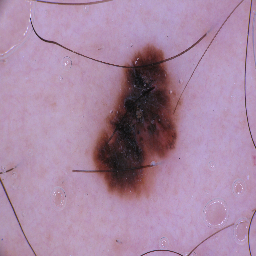
#> input picture output/laplacian/0_original_image.png, 256 x 256 px, given as the content of the folder processed/1_resize/training/images, which was not available
$ python hair_removal.py   (older library calls are emulated)
#> lines starting #> are read from the running program, lines starting #| are printed output that depends on the picture; after the words box and inside, x2 and y2 are one past the last pixel; in counts of white or black regions, pixels touching at a corner belong together; pictures that were not available may be replaced by others from this repository, and a replacement may not be noted
import cv2
import os
import numpy as np
from scipy.signal import wiener
import matplotlib.pyplot as plt
from typing import Union, Tuple, Literal
from pathlib import Path
from tqdm import tqdm

"""
create def(s) that contains of Bothat and Laplacian preprocessing

Bothat:
- convert to grayscale *
- Average image filtering
- Laplacian image filtering *
- Subtract filtered images (average image and laplacian image filtering)
- Bottom hat transform se0
- Bottom hat transform se45
- Bottom hat transform se90
- Add images (se0 + se45 + se90)
- Image adjustment
- Global image thresholding to obtain binary mask
- Image dilation  *
- Red channel hair pixel replacement using interpolation *
- Green channel hair pixel replacement using interpolation *
- Blue channel hair pixel replacement using interpolation *
- Combine 3 of them to produce final image *

Laplacian:
- convert to grayscale *
- Laplacian image filtering *
- Subtract filtered images (grayscale and laplacian image)
- Noise reduction filtering
- Obtain binary mask using log edge detection
- Morphological operations
- Morphological image closing se0
- Morphological image closing se45
- Morphological image closing se90
- Image dilation *
- Red channel hair pixel replacement using interpolation *
- Green channel hair pixel replacement using interpolation *
- Blue channel hair pixel replacement using interpolation *
- Combine 3 of them to produce final image *
"""

def laplacian_hr(input_data: Union[str, np.ndarray], debug: bool = False, save_debug: bool = False) -> Tuple[np.ndarray, np.ndarray]:
    # read an image

#> called with input_data = '_only/0_original_image.png', debug = False, save_debug = False
    if isinstance(input_data, str):
        img = cv2.imread(input_data)
#> img is the input picture: shape (256, 256, 3); mean B, G, R 162.6, 135.5, 167.5
        if img is None:
            raise ValueError(f"Failed to read image from {input_data}")
    else:
        img = input_data

    # Ensure img is numpy array
    if not isinstance(img, np.ndarray):
        raise TypeError(f"Expected numpy array or image path, got {type(img)}")

    # convert read image into grayscale
    gray = cv2.cvtColor(img, cv2.COLOR_BGR2GRAY)
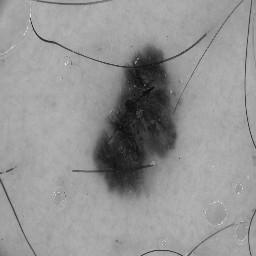
#> gray: shape (256, 256); min 12, max 239, mean 148.1

    # apply read image into laplacian operation
    laplacian = cv2.Laplacian(gray, cv2.CV_64F, ksize=3)
    laplacian_64f = cv2.convertScaleAbs(laplacian)
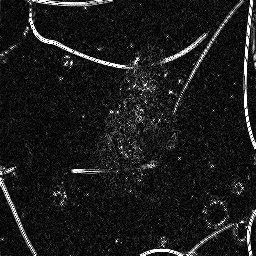
#> laplacian_64f: shape (256, 256); min 0, max 255, mean 27.4

    # subtract gray and laplacian images
    subtracted = cv2.subtract(gray, laplacian_64f)

    # apply wiener filter with 3x3 kernel to reduce subtracted image
    reduced = wiener(subtracted, (3, 3), 0)
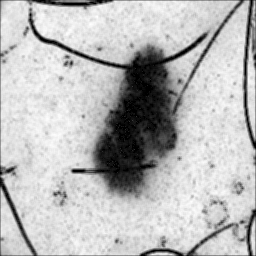
#> reduced: shape (256, 256) float64; 0.01% of the values are NaN or infinite; the others: min -6.81e-14, max 170.6, mean 124.3; drawn with min black, max white, NaN and infinite black
    reduced = np.nan_to_num(reduced)
    reduced = np.clip(reduced, 0, 255)
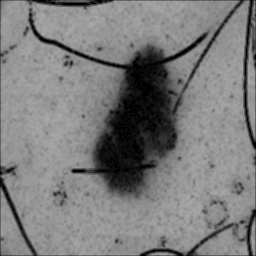
#> reduced: shape (256, 256) float64; min 0, max 170.6, mean 124.3
    reduced = reduced.astype(np.uint8)

    # log binary mask
    blur = cv2.GaussianBlur(reduced, (3, 3), 0)
    log_edges = cv2.Laplacian(blur, cv2.CV_64F)
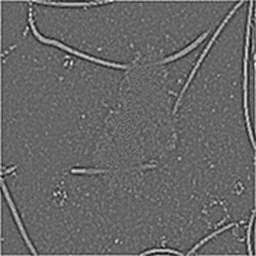
#> log_edges: shape (256, 256) float64; min -45, max 66, mean 0.2; drawn with min black and max white
    log_edges_8u = cv2.convertScaleAbs(log_edges)
    _, binary_mask = cv2.threshold(log_edges_8u, 0, 255, cv2.THRESH_BINARY + cv2.THRESH_OTSU)
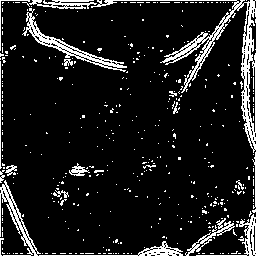
#> binary_mask: shape (256, 256); 10.9% white in thin lines or dots

    # morphological operation (clean) (bridge) & (diag)
    se_rect = cv2.getStructuringElement(cv2.MORPH_RECT, (3, 3))
    se_ellip = cv2.getStructuringElement(cv2.MORPH_ELLIPSE, (3, 3))
    kernel_d = np.ones((3, 3), np.uint8)
    morph1 = cv2.morphologyEx(binary_mask, cv2.MORPH_OPEN, se_ellip) # opening morph
#> morph1: shape (256, 256); 5.3% white in thin lines or dots
    morph2 = cv2.morphologyEx(morph1, cv2.MORPH_CLOSE, se_ellip) # closing morph
#> morph2: shape (256, 256); 6.1% white; 77 white regions (57 under 20 px), largest, box (x1, y1, x2, y2) and area: (26, 13, 124, 68) 705, (241, 0, 256, 77) 466, (240, 78, 256, 150) 346
    morph3 = cv2.dilate(morph2, kernel_d, iterations=1)
#> morph3: shape (256, 256); 11.3% white; 52 white regions (4 under 20 px), largest, box (x1, y1, x2, y2) and area: (239, 0, 256, 151) 1320, (22, 7, 125, 69) 1178, (162, 0, 245, 82) 1145

    # se0 = Horizontal, se45 = diagonal, se90 = vertical
    se0  = cv2.getStructuringElement(cv2.MORPH_RECT,    (17, 1))
    se45 = cv2.getStructuringElement(cv2.MORPH_ELLIPSE, (3, 3))
    se90 = cv2.getStructuringElement(cv2.MORPH_RECT,    (1, 17))

    # apply se0
    img_se0 = cv2.morphologyEx(morph3, cv2.MORPH_CLOSE, se0)
#> img_se0: shape (256, 256); 13.8% white; 35 white regions (3 under 20 px), largest, box (x1, y1, x2, y2) and area: (162, 0, 256, 151) 3356, (138, 208, 256, 256) 1523, (22, 7, 125, 69) 1445
    img_se45 = cv2.morphologyEx(morph3, cv2.MORPH_CLOSE, se45)
#> img_se45: shape (256, 256); 11.6% white; 40 white regions (3 under 20 px), largest, box (x1, y1, x2, y2) and area: (162, 0, 256, 151) 2586, (22, 0, 125, 69) 1349, (138, 219, 235, 256) 823
    img_se90 = cv2.morphologyEx(morph3, cv2.MORPH_CLOSE, se90)
#> img_se90: shape (256, 256); 13% white; 33 white regions (1 under 20 px), largest, box (x1, y1, x2, y2) and area: (239, 0, 256, 167) 1551, (22, 0, 125, 82) 1527, (162, 0, 245, 90) 1399

    # combine all images
    final_mask = cv2.bitwise_or(cv2.bitwise_or(img_se0, img_se45), img_se90)
#> final_mask: shape (256, 256); 15% white; 22 white regions (1 under 20 px), largest, box (x1, y1, x2, y2) and area: (162, 0, 256, 167) 3780, (22, 0, 125, 82) 2255, (138, 200, 256, 256) 1828
    dilated =  cv2.dilate(final_mask, kernel_d, iterations=1)
#> dilated: shape (256, 256); 18.7% white; 22 white regions (1 under 20 px), largest, box (x1, y1, x2, y2) and area: (161, 0, 256, 168) 4446, (21, 0, 126, 83) 2751, (137, 199, 256, 256) 2195

    # inpainting / restoration
    final_img = cv2.inpaint(img, dilated, inpaintRadius=3, flags=cv2.INPAINT_TELEA)
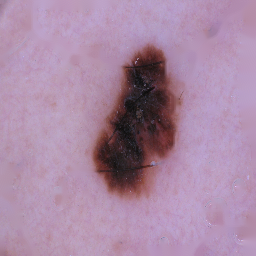
#> final_img: shape (256, 256, 3); mean B, G, R 164.6, 137, 169


    if debug:
        # __debugging__([img, final_img, gray, laplacian_64f, reduced, binary_mask, img_clean, img_bridge, img_se0, img_se45, img_se90, img_dilate])
        img_rgb = cv2.cvtColor(img, cv2.COLOR_BGR2RGB)
        final_rgb = cv2.cvtColor(final_img, cv2.COLOR_BGR2RGB)

        fig, ax = plt.subplots(3, 4, figsize=(20, 10))

        ax[0, 0].imshow(img_rgb)
        ax[0, 0].set_title("original image")
        ax[0, 1].imshow(gray, cmap="gray")
        ax[0, 1].set_title("grayscale")
        ax[0, 2].imshow(laplacian_64f, cmap="gray")
        ax[0, 2].set_title("laplacian")
        ax[0, 3].imshow(subtracted, cmap="gray")
        ax[0, 3].set_title("subtracted")
        ax[1, 0].imshow(reduced, cmap="gray")
        ax[1, 0].set_title("reduced")
        ax[1, 1].imshow(blur, cmap="gray")
        ax[1, 1].set_title("blurred")
        ax[1, 2].imshow(binary_mask, cmap="gray")
        ax[1, 2].set_title("binary")
        ax[1, 3].imshow(morph1, cmap="gray")
        ax[1, 3].set_title("clean")
        ax[2, 0].imshow(morph2, cmap="gray")
        ax[2, 0].set_title("bridge")
        ax[2, 1].imshow(morph3, cmap="gray")
        ax[2, 1].set_title("diag")
        ax[2, 2].imshow(final_mask, cmap="gray")
        ax[2, 2].set_title("final mask")
        ax[2, 3].imshow(final_rgb)
        ax[2, 3].set_title("final image")

        for a in ax.flat:
            a.axis('off')

        plt.tight_layout()
        plt.show()

    if save_debug:
        all_results = [img, final_img, gray, laplacian_64f, subtracted, reduced, blur, binary_mask, morph1, morph2, morph3, img_se0, img_se45, img_se90, final_mask, dilated]
        all_tags = ["original image", "final image", "grayscale", "laplacian 64f", "subtracted", "reduced", "blurred", "binary mask", "morph clean", "morph bridge", "morph diag", "se0 close", "se45 close", "se90 close", "final mask", "dilated"]
        debug_dir = Path("/home/reva/G/skripsi/output") / "laplacian"
        debug_dir.mkdir(parents=True, exist_ok=True)
        c = 1
        for result_img, tag in zip(all_results, all_tags):
            if result_img.ndim == 3:
                save_img = result_img
            else:
                save_img = result_img

            # Convert to uint8 if needed
            if save_img.dtype != np.uint8:
                save_img = np.clip(save_img, 0, 255).astype(np.uint8)

            output_path = debug_dir / f"{c}_{tag.replace(' ', '_')}.png"
            cv2.imwrite(str(output_path), save_img)
            c += 1

    return final_img, morph3

# [144 lines left out: functions bothat_hr, apply_bothat_all, not called in this run]

def apply_laplacian_all(input_dir: str, output_dir: str):
    input_path = Path(input_dir)
    output_path = Path(output_dir)
    output_path.mkdir(parents=True, exist_ok=True)

    images = sorted(f for f in input_path.glob("*.*")
                    if f.suffix.lower() in [".jpg", ".jpeg", ".png"])

    if len(images) == 0:
        print(f"[WARNING] Gambar gagal ditemukan pada {input_dir}")
        return

    print(f"\n  Laplacian Hair Removal -> {len(images)} gambar...")
    failed = []

    for img_path in tqdm(images, desc=" Laplacian HR"):
        try:
            result, _ = laplacian_hr(input_data=str(img_path), debug=False)
            out_path = output_path / img_path.name
            cv2.imwrite(str(out_path), result)

        except Exception as e:
            print(f"\n  [SKIP] {img_path.name} → {e}")
            failed.append(img_path.name)

    print(f"\n  ✅ Selesai!")
    print(f"     Berhasil : {len(images) - len(failed)}")
    print(f"     Gagal    : {len(failed)}")
    print(f"     Output   : {output_path}\n")

    if failed:
        print("  File yang gagal:")
        for f in failed:
            print(f"    - {f}")

# [39 lines left out: function apply_hr, not called in this run]

if __name__ =="__main__":
    for split in ['training', 'testing', 'validation']:
        apply_laplacian_all(input_dir=f"processed/1_resize/{split}/images", output_dir=f"processed/2_laplacian/{split}/images")
